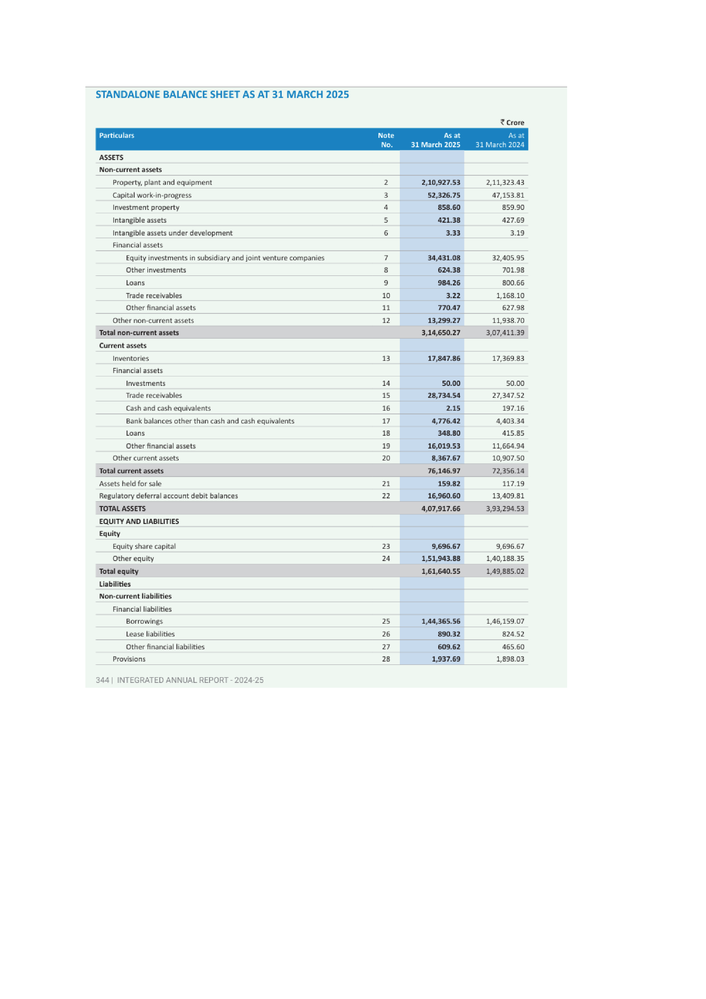
#> input picture workspace/page_images/page_1.png, 706 x 999 px, shrunk from 2481 x 3508 before the run
$ python -i preprocess.py   (imports and definitions only)
#> lines starting #> are read from the running program, lines starting #| are printed output that depends on the picture
"""Image cleanup before OCR."""

from __future__ import annotations
from pathlib import Path
import cv2
import numpy as np
def preprocess_for_ocr(image_path: Path, save_debug_to: Path | None = None) -> np.ndarray:
#> called with image_path = '../workspace/page_images/page_1.png'
    bgr = cv2.imread(str(image_path))
#> bgr is the input picture: shape (999, 706, 3); mean B, G, R 244.4, 244.5, 239.8
    if bgr is None:
        raise FileNotFoundError(f"Could not read image: {image_path}")

    gray = cv2.cvtColor(bgr, cv2.COLOR_BGR2GRAY)
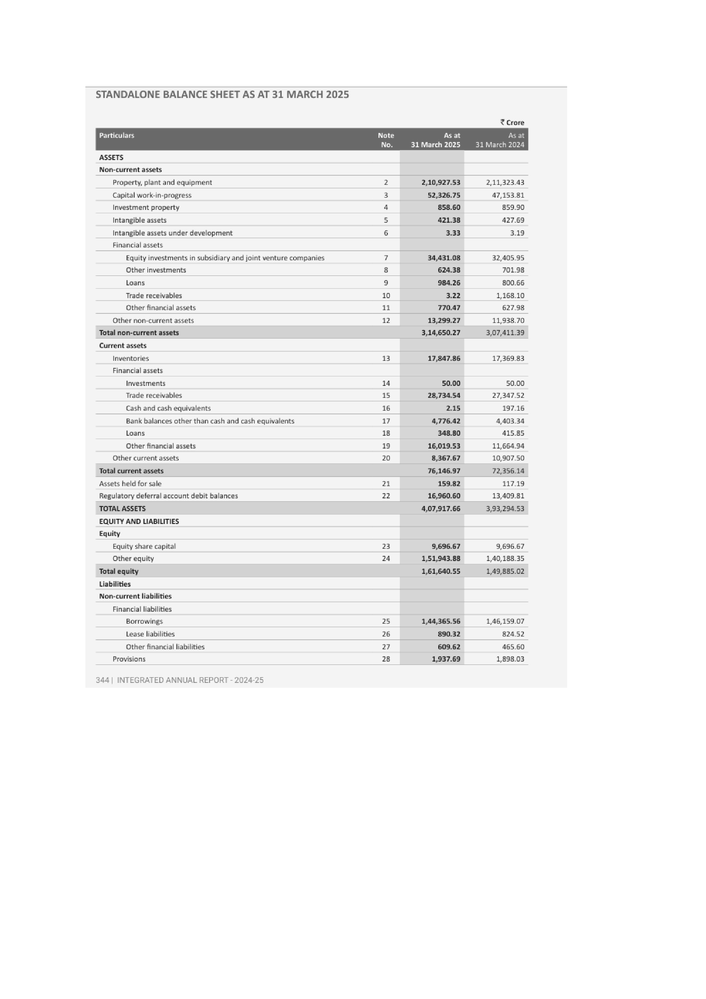
#> gray: shape (999, 706); min 21, max 255, mean 243.1
    cleaned = cv2.fastNlMeansDenoising(gray, None, h=10, templateWindowSize=7, searchWindowSize=21)
    clahe = cv2.createCLAHE(clipLimit=2.0, tileGridSize=(8, 8))
    enhanced = clahe.apply(cleaned)
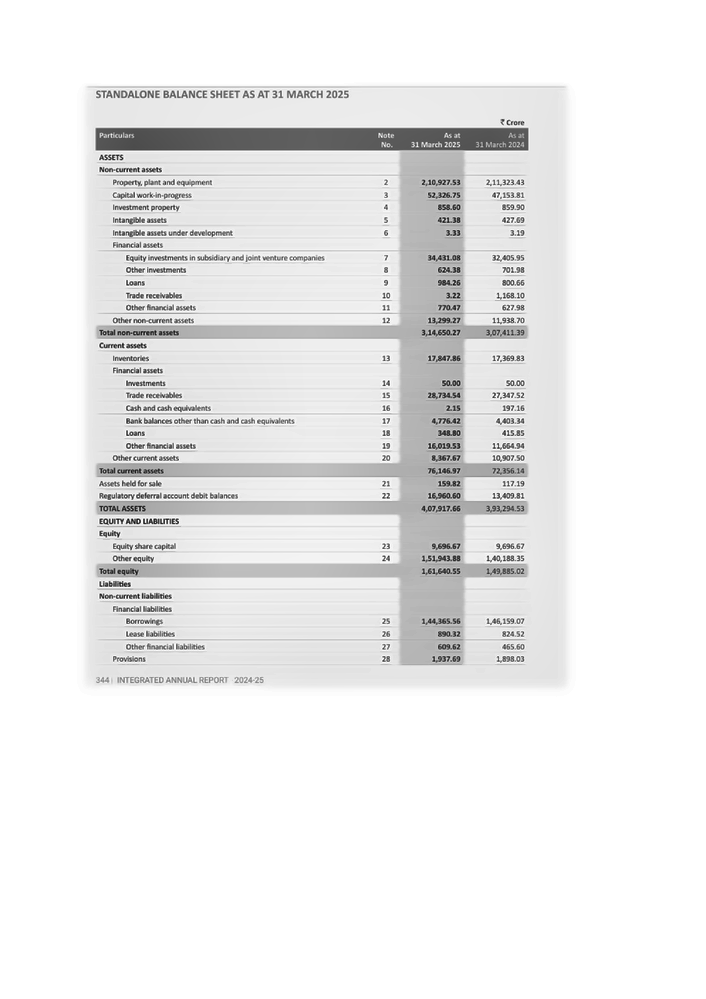
#> enhanced: shape (999, 706); min 12, max 255, mean 236.4

    if save_debug_to is not None:
        save_debug_to.parent.mkdir(parents=True, exist_ok=True)
        cv2.imwrite(str(save_debug_to), enhanced)

    return enhanced

>>> result = preprocess_for_ocr('../workspace/page_images/page_1.png')

$ run again, on workspace/page_images/page_2.png
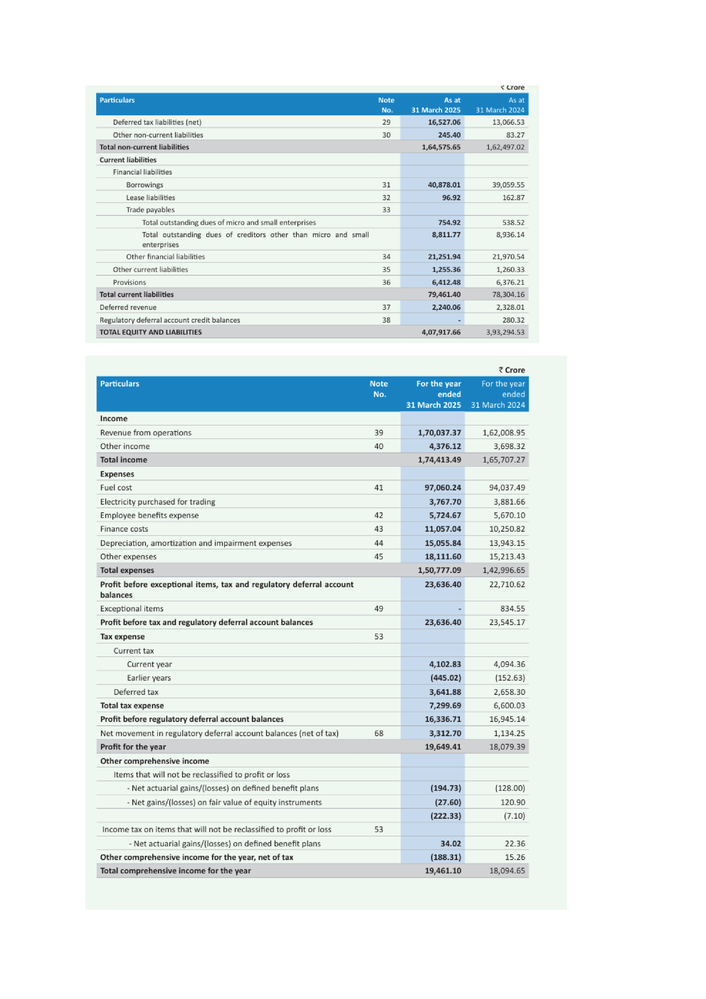
#> input picture workspace/page_images/page_2.png, 706 x 999 px, shrunk from 2481 x 3508 before the run
#> in preprocess_for_ocr, bgr is the input picture: shape (999, 706, 3); mean B, G, R 238.9, 237.8, 230.4
#> in preprocess_for_ocr, `gray = cv2.cvtColor(bgr, cv2.COLOR_BGR2GRAY)`:
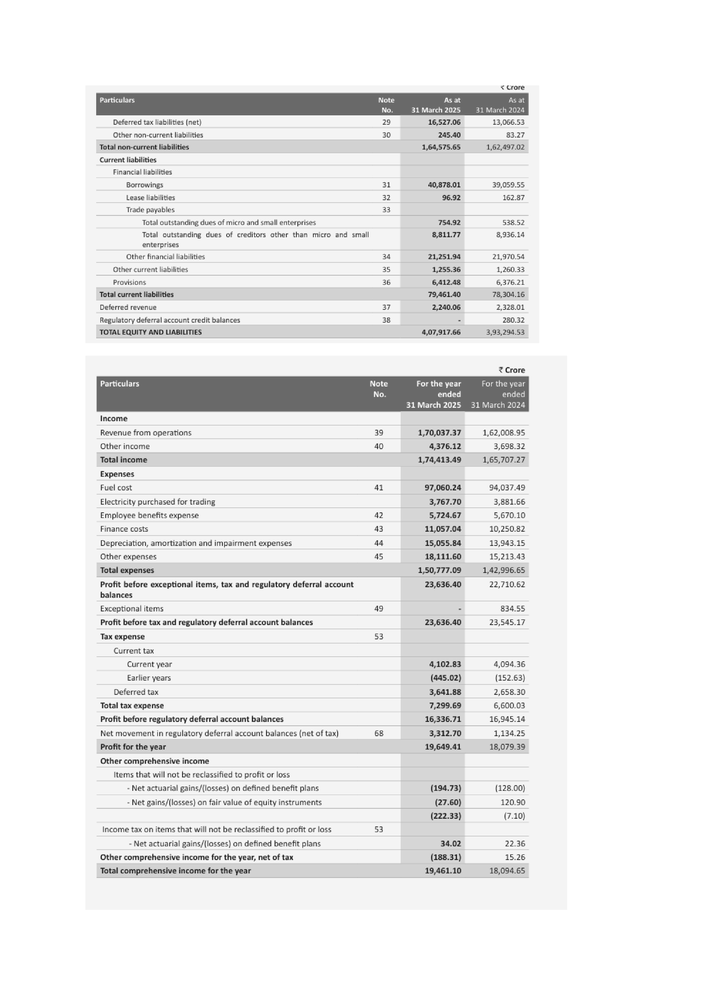
#> gray: shape (999, 706); min 13, max 255, mean 235.7
#> in preprocess_for_ocr, `enhanced = clahe.apply(cleaned)`:
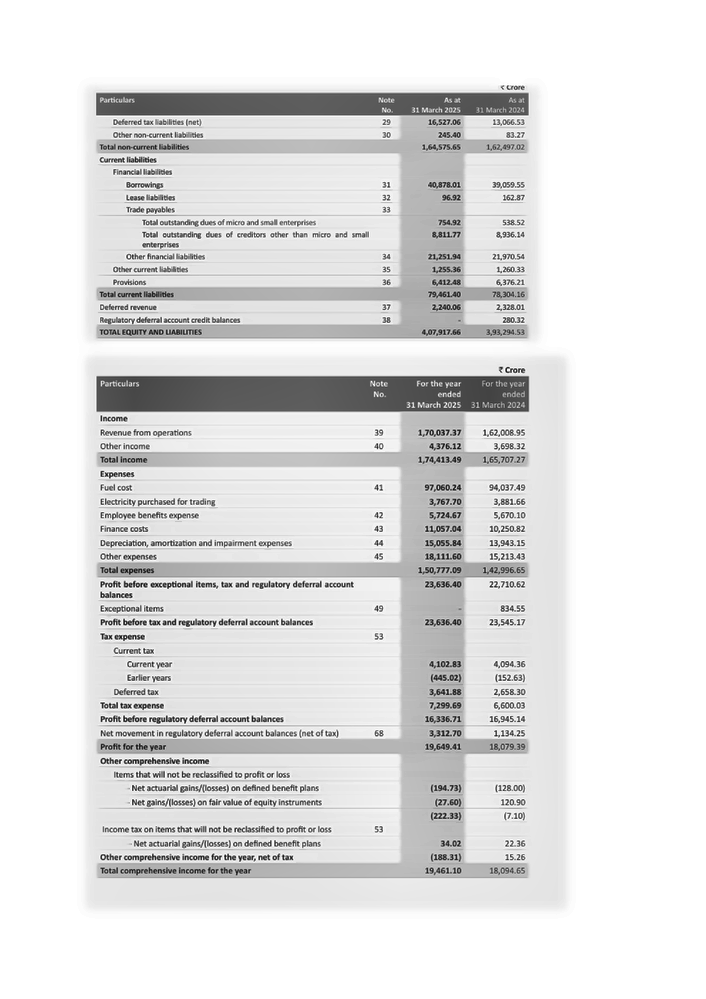
#> enhanced: shape (999, 706); min 8, max 255, mean 225.8
